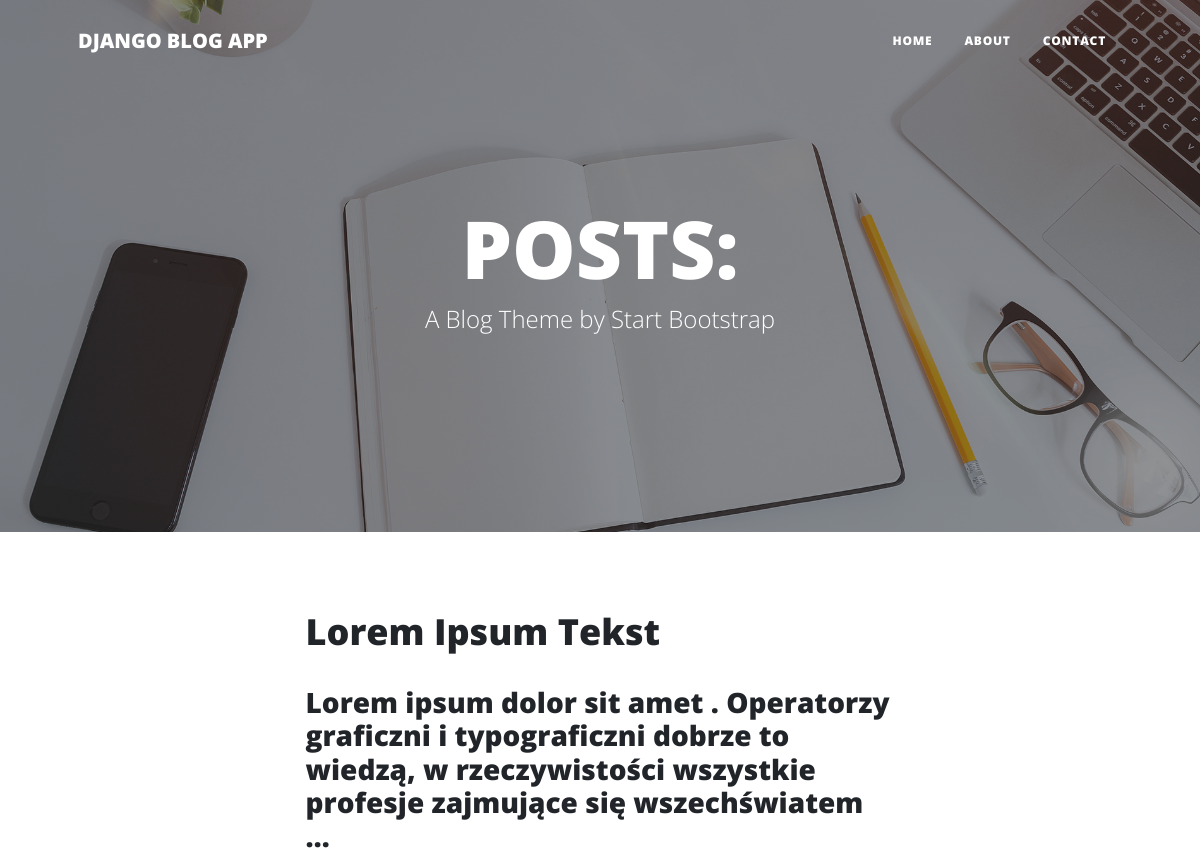
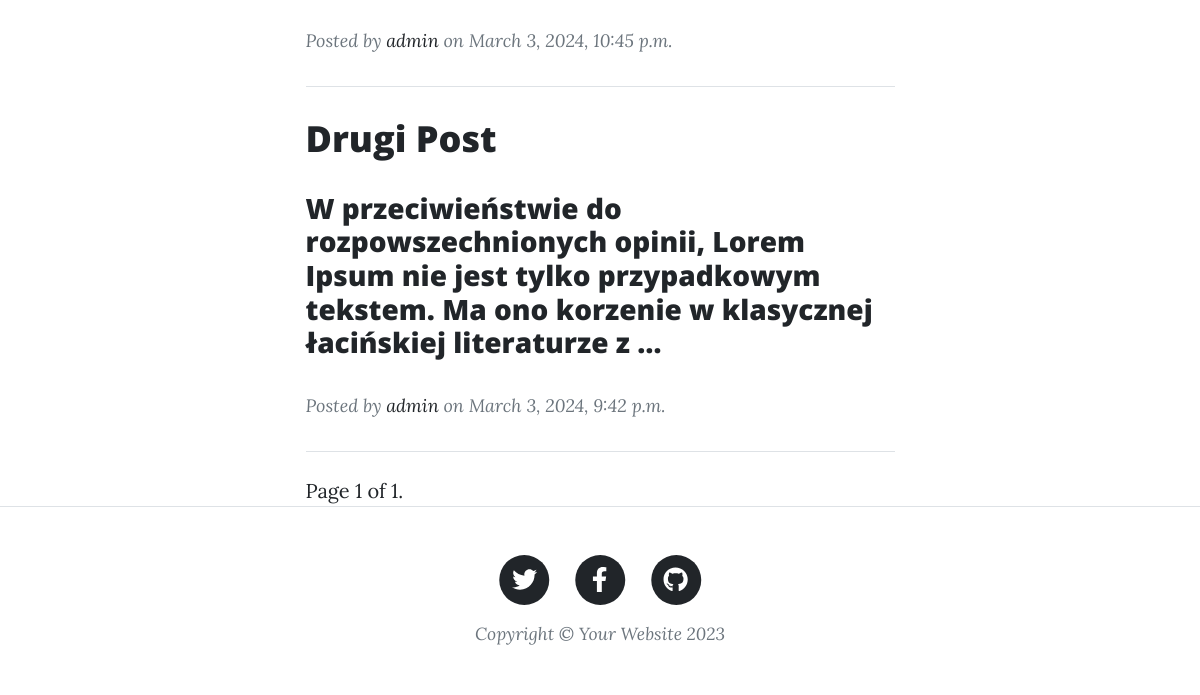
Page /blog/ on the earlier database version (2 pictures, top to bottom).
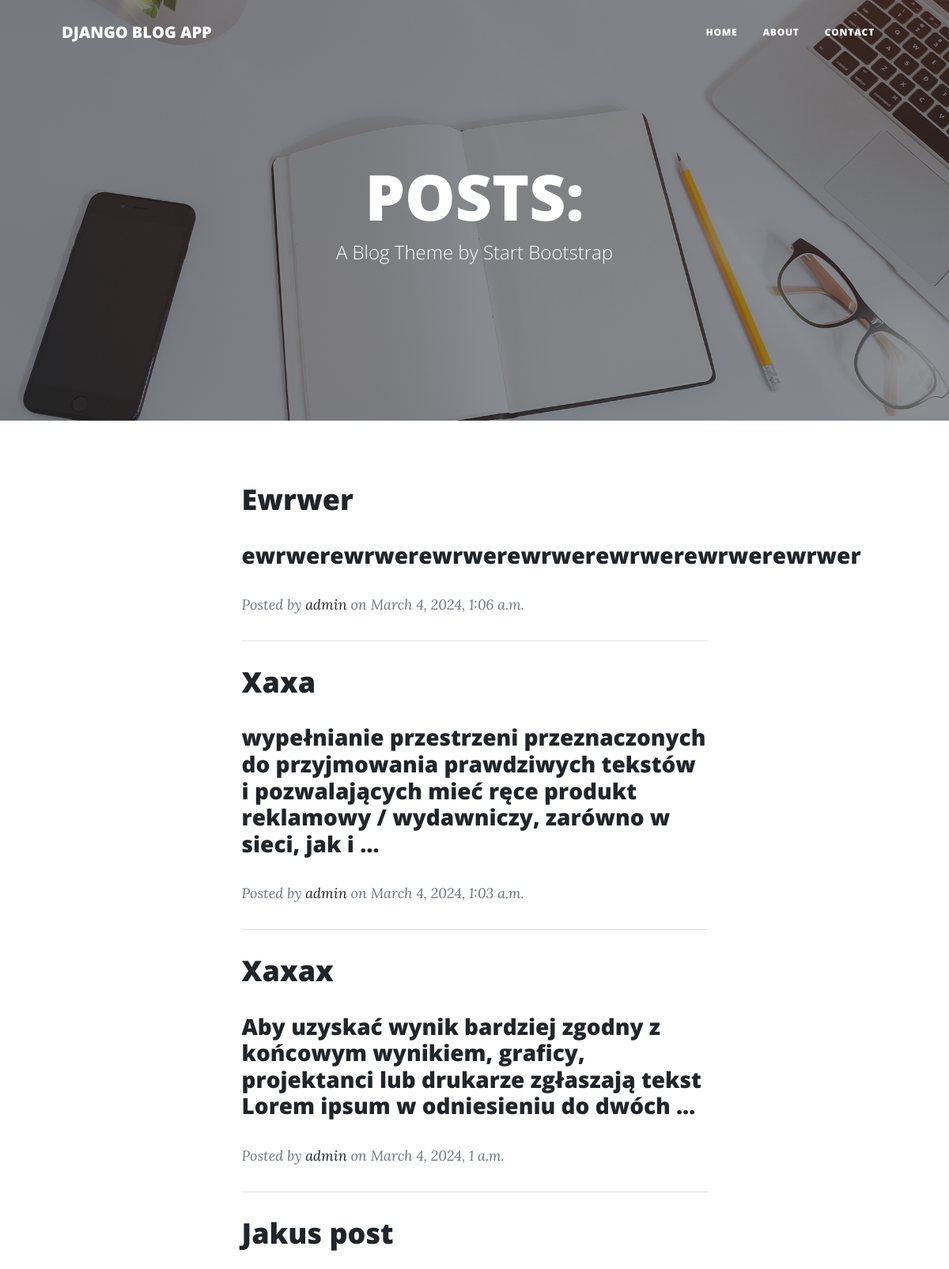
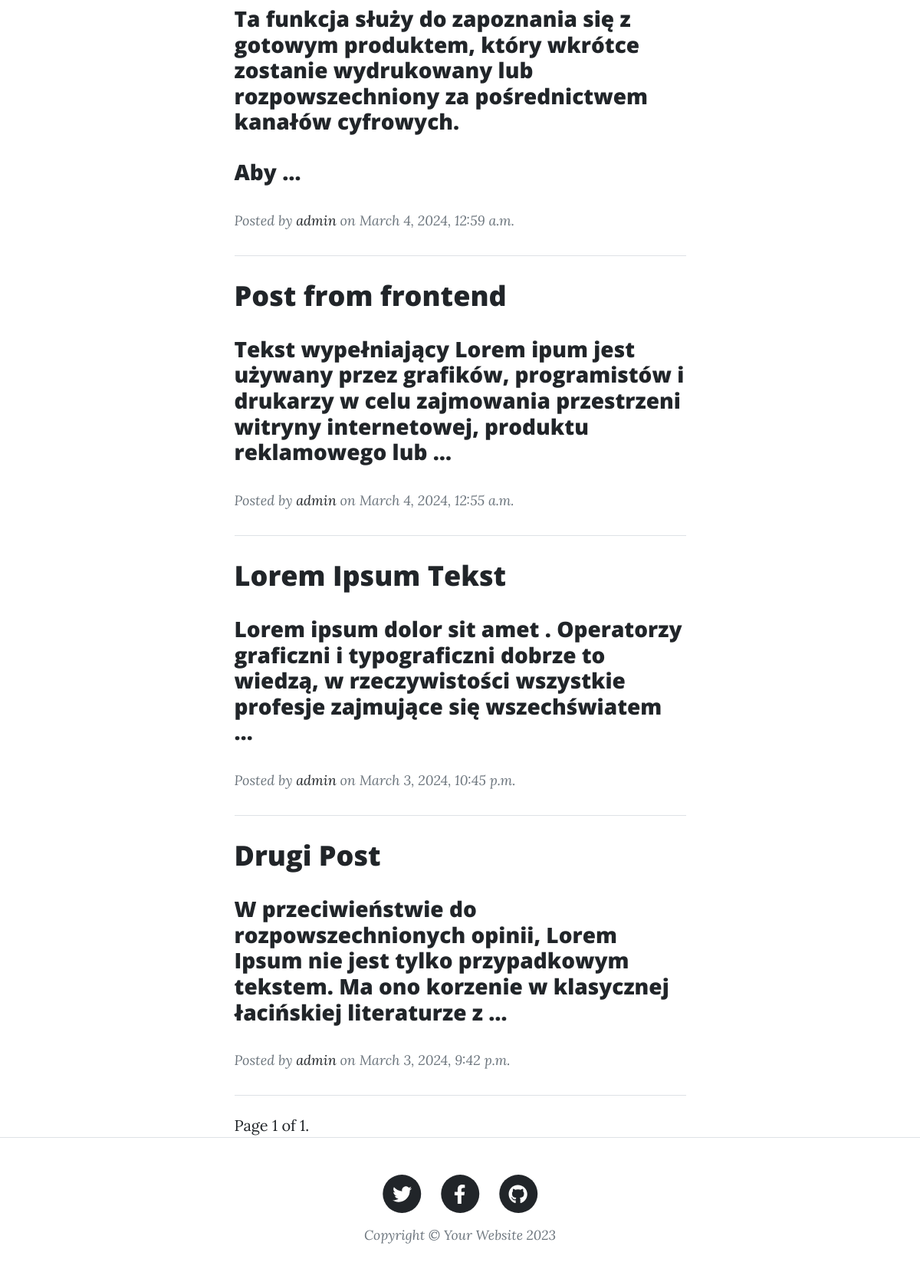
Same page on the later database version (2 pictures, top to bottom).
### blogapp/models.py (models this page shows, shortened)
class Post(models.Model):
    title = models.CharField(max_length=100)
    subtitle = models.CharField(max_length=100, blank=True, null=True)
    slug = models.SlugField(max_length=55,unique=True)
    body = models.TextField()
    status = models.IntegerField(choices=STATUS, default=1)
    created_by = models.ForeignKey(User, on_delete=models.CASCADE)
    create_date = models.DateTimeField(auto_now_add= True)
    update_date = models.DateTimeField(auto_now= True)
    publish_date = models.DateTimeField(default= now)
    class Meta:
        ordering = ('-create_date',)
    def __str__(self) -> str:
        return self.title

### blogapp/views.py (the view)
# urls.py: path('blog/', PostListView.as_view(), name='blog_post_list'),
class PostListView(ListView):
    model = Post
    template_name = 'blog/post_list.html'
    paginate_by = 10
    def get_queryset(self) -> QuerySet[Any]:
        return Post.objects.filter(status=2)

### blogapp/templates/blog/post_list.html (shortened to what this page needs)
{% extends "base.html" %}
{% load static %}
{% block content %}
        <header class="masthead" style="background-image: url('/media/home-bg.jpg')">
            <div class="container position-relative px-4 px-lg-5">
                <div class="row gx-4 gx-lg-5 justify-content-center">
                    <div class="col-md-10 col-lg-8 col-xl-7">
                        <div class="site-heading">
                            <h1>POSTS:</h1>
                            <span class="subheading">A Blog Theme by Start Bootstrap</span>
                        </div>
                    </div>
                </div>
            </div>
        </header>
        <div class="container px-4 px-lg-5">
            <div class="row gx-4 gx-lg-5 justify-content-center">
                <div class="col-md-10 col-lg-8 col-xl-7">
                {% for object in page_obj %}
                    <div class="post-preview">
                        <a href= "http://127.0.0.1:8000/blog/{{object.slug}}">
                            <h2 class="post-title">{{object | capfirst}}</h2>
                            <h3> {{object.body | linebreaks | truncatewords:20}} </h3>
                        </a>
                        <p class="post-meta">
                            Posted by
                            <a href="#!">{{ object.created_by }}</a>
                            on {{ object.update_date }}
                        </p>
                    </div>
                    <hr class="my-4" />
                {% endfor %}
                        <div class="pagination">
                        <span class="step-links">
                            <span class="current">
                                Page {{ page_obj.number }} of {{ page_obj.paginator.num_pages }}.
                            </span>
                        </span>
                    </div>
                </div>
            </div>
        </div>
{% endblock %}

### blogapp/templates/base.html (shortened to what this page needs)
{% load static %}
<!DOCTYPE html>
<html lang="en">
    <head>
        <link href="{% static 'css/styles.css' %}" rel="stylesheet" />
    </head>
    <body>
        {% include "navbar.html" %}
        {% block content %}
        {% endblock %}
        {% include "footer.html" %}
    </body>
</html>

### blogapp/templates/navbar.html (shortened to what this page needs)
        <nav class="navbar navbar-expand-lg navbar-light" id="mainNav">
            <div class="container px-4 px-lg-5">
                <a class="navbar-brand" href="{% url 'blogapp:blog_post_list' %}">DJANGO BLOG APP</a>
                <div class="collapse navbar-collapse" id="navbarResponsive">
                    <ul class="navbar-nav ms-auto py-4 py-lg-0">
                        <li class="nav-item"><a class="nav-link px-lg-3 py-3 py-lg-4" href="{% url 'blogapp:blog_post_list' %}">Home</a></li>
                        <li class="nav-item"><a class="nav-link px-lg-3 py-3 py-lg-4" href="{% url 'common:about_us' %}">About</a></li>
                        <li class="nav-item"><a class="nav-link px-lg-3 py-3 py-lg-4" href="{% url 'common:contact_view' %}">Contact</a></li>
                    </ul>
                </div>
            </div>
        </nav>

### blogapp/templates/footer.html (shortened to what this page needs)
{% load static %}
        <footer class="border-top">
            <div class="container px-4 px-lg-5">
                <div class="row gx-4 gx-lg-5 justify-content-center">
                    <div class="col-md-10 col-lg-8 col-xl-7">
                        <ul class="list-inline text-center">
                            <li class="list-inline-item">
                                <a href="#!">
                                    <span class="fa-stack fa-lg">
                                        <i class="fas fa-circle fa-stack-2x"></i>
                                        <i class="fab fa-twitter fa-stack-1x fa-inverse"></i>
                                    </span>
                                </a>
                            </li>
                            <li class="list-inline-item">
                                <a href="#!">
                                    <span class="fa-stack fa-lg">
                                        <i class="fas fa-circle fa-stack-2x"></i>
                                        <i class="fab fa-facebook-f fa-stack-1x fa-inverse"></i>
                                    </span>
                                </a>
                            </li>
                            <li class="list-inline-item">
                                <a href="#!">
                                    <span class="fa-stack fa-lg">
                                        <i class="fas fa-circle fa-stack-2x"></i>
                                        <i class="fab fa-github fa-stack-1x fa-inverse"></i>
                                    </span>
                                </a>
                            </li>
                        </ul>
                        <div class="small text-center text-muted fst-italic">Copyright &copy; Your Website 2023</div>
                    </div>
                </div>
            </div>
        </footer>

Differences in the rows shown:
added Post: title "Ewrwer", body "ewrwerewrwerewrwerewrwerewrwerewrwerewrwer", created_by "admin", update_date "March 4, 2024, 1:06 a.m."
added Post: title "Xaxa", body "wypełnianie przestrzeni przeznaczonych do przyjmowania prawdziwych tekstów i pozwalających mieć ręce produkt reklamowy / wydawniczy, zarówno w sieci, jak i …", created_by "admin", update_date "March 4, 2024, 1:03 a.m."
added Post: title "Xaxax", body "Aby uzyskać wynik bardziej zgodny z końcowym wynikiem, graficy, projektanci lub drukarze zgłaszają tekst Lorem ipsum w odniesieniu do dwóch …", created_by "admin", update_date "March 4, 2024, 1 a.m."
added Post: title "Jakus post", body "Ta funkcja służy do zapoznania się z gotowym produktem, który wkrótce zostanie wydrukowany lub rozpowszechniony za pośrednictwem kanałów cyfrowych. Aby …", created_by "admin", update_date "March 4, 2024, 12:59 a.m."
added Post: title "Post from frontend", body "Tekst wypełniający Lorem ipum jest używany przez grafików, programistów i drukarzy w celu zajmowania przestrzeni witryny internetowej, produktu reklamowego lub …", created_by "admin", update_date "March 4, 2024, 12:55 a.m."
